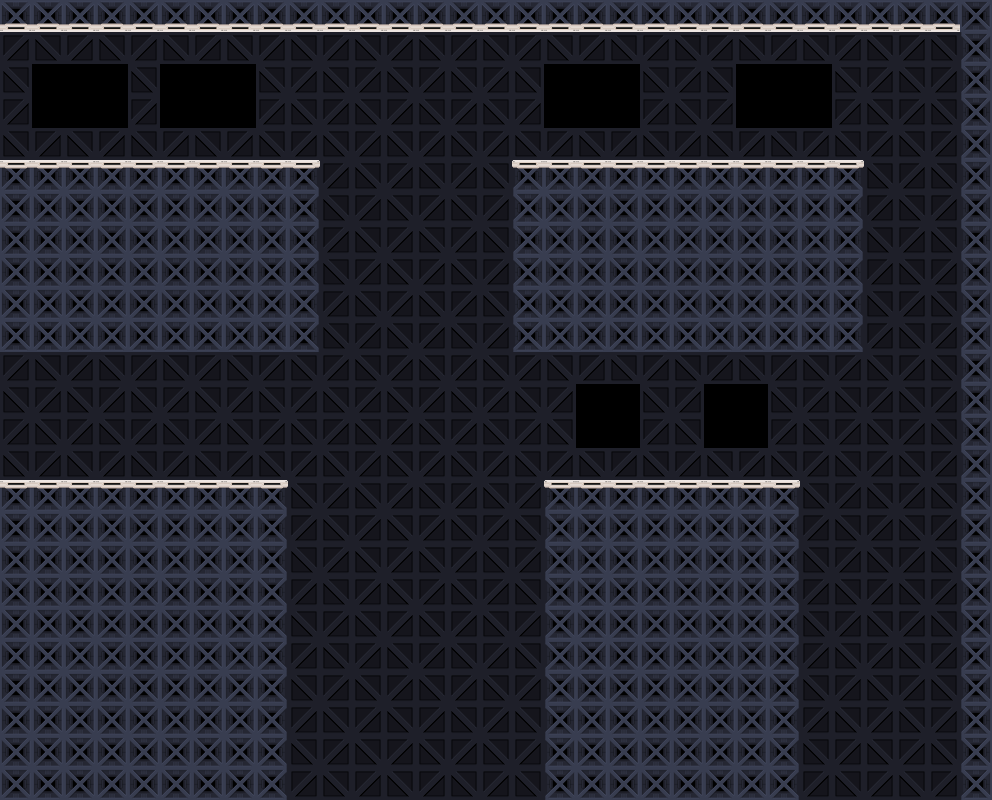

Tiled map render using the project's own tile images. Description and the map definition, with tile-layer contents summarised, below:
An orthogonal 31x25 tile map with 32x32 px tiles, 4 tile layers (Tile Layer 4, Tile Layer 3, Tile Layer 2, Tile Layer 1) and 21 objects (10x light 30 0.8 0.8 1 0.4 270 30, 2x light 40 0.8 0.8 1 0.4 270 30, gswitch down up, gswitch down right, gswitch down down).

<map version="1.0" orientation="orthogonal" renderorder="right-up" width="31" height="25" tilewidth="32" tileheight="32" nextobjectid="101">
 <tileset firstgid="1" name="tset" tilewidth="32" tileheight="32" tilecount="70">
  <image source="tset.png" width="224" height="320" />
 </tileset>
 <layer name="Tile Layer 4" width="31" height="25">
  <data>[775 cells, 743 non-empty, 4 distinct tile ids]</data>
 </layer>
 <layer name="Tile Layer 3" width="31" height="25">
  <data>[775 cells, 351 non-empty, 7 distinct tile ids]</data>
 </layer>
 <layer name="Tile Layer 2" width="31" height="25">
  <data>[775 cells, 0 non-empty, 0 distinct tile ids]</data>
 </layer>
 <layer name="Tile Layer 1" width="31" height="25">
  <data>[775 cells, 0 non-empty, 0 distinct tile ids]</data>
 </layer>
 <objectgroup name="Entities">
  <object id="57" name="gswitch down up" x="176" y="143.5" />
  <object id="62" name="gswitch down right" x="837.333" y="141.333" />
  <object id="64" name="gswitch down down" x="785" y="459" />
  <object id="79" name="light 30 0.8 0.8 1 0.4 270 30" x="128" y="45" />
  <object id="80" name="light 40 0.8 0.8 1 0.4 270 30" x="222" y="47" />
  <object id="81" name="light 40 0.8 0.8 1 0.4 270 30" x="414.5" y="46" />
  <object id="92" name="light 30 0.8 0.8 1 0.4 270 30" x="35.3333" y="362.167" />
  <object id="93" name="light 30 0.8 0.8 1 0.4 270 30" x="132" y="365" />
  <object id="94" name="light 30 0.8 0.8 1 0.4 270 30" x="258" y="365" />
  <object id="95" name="light 30 0.8 0.8 1 0.4 270 30" x="539.333" y="43.5" />
  <object id="96" name="light 30 0.8 0.8 1 0.4 270 30" x="705" y="43" />
  <object id="97" name="light 30 0.8 0.8 1 0.4 270 30" x="832" y="44" />
  <object id="98" name="light 30 0.8 0.8 1 0.4 270 30" x="576" y="366" />
  <object id="99" name="light 30 0.8 0.8 1 0.4 270 30" x="672" y="369" />
  <object id="100" name="light 30 0.8 0.8 1 0.4 270 30" x="768" y="368" />
 </objectgroup>
 <objectgroup name="Collisions">
  <object id="43" x="512" y="160" width="352" height="192" />
  <object id="44" x="544" y="480" width="256" height="320" />
  <object id="46" x="960" y="32" width="32" height="768" />
  <object id="59" x="0" y="0" width="992" height="32" />
  <object id="65" x="0" y="160" width="314" height="192" />
  <object id="66" x="0" y="480" width="285" height="320" />
 </objectgroup>
</map>
